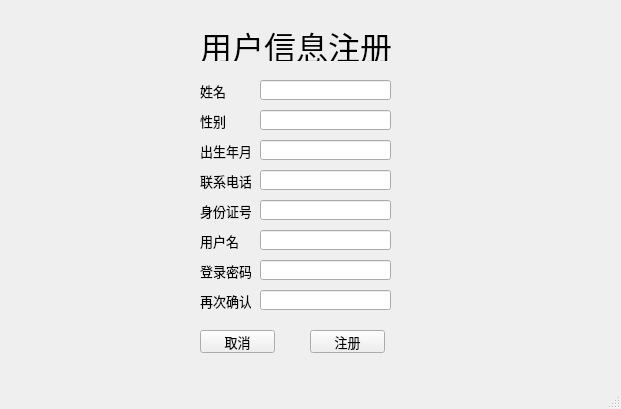
<?xml version="1.0" encoding="UTF-8"?>
<ui version="4.0">
 <class>Register</class>
 <widget class="QMainWindow" name="Register">
  <property name="geometry">
   <rect>
    <x>0</x>
    <y>0</y>
    <width>621</width>
    <height>409</height>
   </rect>
  </property>
  <property name="windowTitle">
   <string>MainWindow</string>
  </property>
  <widget class="QWidget" name="centralwidget">
   <widget class="QLineEdit" name="lineEdit_identity">
    <property name="geometry">
     <rect>
      <x>260</x>
      <y>200</y>
      <width>131</width>
      <height>20</height>
     </rect>
    </property>
    <property name="text">
     <string/>
    </property>
   </widget>
   <widget class="QLineEdit" name="lineEdit_birth">
    <property name="geometry">
     <rect>
      <x>260</x>
      <y>140</y>
      <width>131</width>
      <height>20</height>
     </rect>
    </property>
    <property name="text">
     <string/>
    </property>
   </widget>
   <widget class="QLabel" name="label_12">
    <property name="geometry">
     <rect>
      <x>200</x>
      <y>80</y>
      <width>31</width>
      <height>21</height>
     </rect>
    </property>
    <property name="font">
     <font>
      <pointsize>10</pointsize>
     </font>
    </property>
    <property name="text">
     <string>姓名</string>
    </property>
   </widget>
   <widget class="QLabel" name="label_16">
    <property name="geometry">
     <rect>
      <x>200</x>
      <y>200</y>
      <width>51</width>
      <height>21</height>
     </rect>
    </property>
    <property name="font">
     <font>
      <pointsize>10</pointsize>
     </font>
    </property>
    <property name="text">
     <string>身份证号</string>
    </property>
   </widget>
   <widget class="QLineEdit" name="lineEdit_sex">
    <property name="geometry">
     <rect>
      <x>260</x>
      <y>110</y>
      <width>131</width>
      <height>20</height>
     </rect>
    </property>
    <property name="text">
     <string/>
    </property>
   </widget>
   <widget class="QLabel" name="label_17">
    <property name="geometry">
     <rect>
      <x>200</x>
      <y>170</y>
      <width>51</width>
      <height>21</height>
     </rect>
    </property>
    <property name="font">
     <font>
      <pointsize>10</pointsize>
     </font>
    </property>
    <property name="text">
     <string>联系电话</string>
    </property>
   </widget>
   <widget class="QLineEdit" name="lineEdit_password">
    <property name="geometry">
     <rect>
      <x>260</x>
      <y>260</y>
      <width>131</width>
      <height>20</height>
     </rect>
    </property>
    <property name="text">
     <string/>
    </property>
   </widget>
   <widget class="QLineEdit" name="lineEdit_name">
    <property name="geometry">
     <rect>
      <x>260</x>
      <y>80</y>
      <width>131</width>
      <height>20</height>
     </rect>
    </property>
    <property name="text">
     <string/>
    </property>
   </widget>
   <widget class="QLabel" name="label_14">
    <property name="geometry">
     <rect>
      <x>200</x>
      <y>290</y>
      <width>51</width>
      <height>21</height>
     </rect>
    </property>
    <property name="font">
     <font>
      <pointsize>10</pointsize>
     </font>
    </property>
    <property name="text">
     <string>再次确认</string>
    </property>
   </widget>
   <widget class="QLabel" name="label_15">
    <property name="geometry">
     <rect>
      <x>200</x>
      <y>260</y>
      <width>51</width>
      <height>21</height>
     </rect>
    </property>
    <property name="font">
     <font>
      <pointsize>10</pointsize>
     </font>
    </property>
    <property name="text">
     <string>登录密码</string>
    </property>
   </widget>
   <widget class="QLineEdit" name="lineEdit_password1">
    <property name="geometry">
     <rect>
      <x>260</x>
      <y>290</y>
      <width>131</width>
      <height>20</height>
     </rect>
    </property>
    <property name="text">
     <string/>
    </property>
   </widget>
   <widget class="QLineEdit" name="lineEdit_phone">
    <property name="geometry">
     <rect>
      <x>260</x>
      <y>170</y>
      <width>131</width>
      <height>20</height>
     </rect>
    </property>
    <property name="text">
     <string/>
    </property>
   </widget>
   <widget class="QLabel" name="label_18">
    <property name="geometry">
     <rect>
      <x>200</x>
      <y>140</y>
      <width>51</width>
      <height>21</height>
     </rect>
    </property>
    <property name="font">
     <font>
      <pointsize>10</pointsize>
     </font>
    </property>
    <property name="text">
     <string>出生年月</string>
    </property>
   </widget>
   <widget class="QLabel" name="label_13">
    <property name="geometry">
     <rect>
      <x>200</x>
      <y>110</y>
      <width>31</width>
      <height>21</height>
     </rect>
    </property>
    <property name="font">
     <font>
      <pointsize>10</pointsize>
     </font>
    </property>
    <property name="text">
     <string>性别</string>
    </property>
   </widget>
   <widget class="QLabel" name="label">
    <property name="geometry">
     <rect>
      <x>200</x>
      <y>30</y>
      <width>191</width>
      <height>31</height>
     </rect>
    </property>
    <property name="font">
     <font>
      <pointsize>24</pointsize>
     </font>
    </property>
    <property name="text">
     <string>用户信息注册</string>
    </property>
   </widget>
   <widget class="QLineEdit" name="lineEdit_username">
    <property name="geometry">
     <rect>
      <x>260</x>
      <y>230</y>
      <width>131</width>
      <height>20</height>
     </rect>
    </property>
    <property name="text">
     <string/>
    </property>
   </widget>
   <widget class="QLabel" name="label_19">
    <property name="geometry">
     <rect>
      <x>200</x>
      <y>230</y>
      <width>51</width>
      <height>21</height>
     </rect>
    </property>
    <property name="font">
     <font>
      <pointsize>10</pointsize>
     </font>
    </property>
    <property name="text">
     <string>用户名</string>
    </property>
   </widget>
   <widget class="QPushButton" name="register_2">
    <property name="geometry">
     <rect>
      <x>310</x>
      <y>330</y>
      <width>75</width>
      <height>23</height>
     </rect>
    </property>
    <property name="font">
     <font>
      <pointsize>10</pointsize>
     </font>
    </property>
    <property name="text">
     <string>注册</string>
    </property>
    <property name="checkable">
     <bool>true</bool>
    </property>
   </widget>
   <widget class="QPushButton" name="cancel">
    <property name="geometry">
     <rect>
      <x>200</x>
      <y>330</y>
      <width>75</width>
      <height>23</height>
     </rect>
    </property>
    <property name="font">
     <font>
      <pointsize>10</pointsize>
     </font>
    </property>
    <property name="text">
     <string>取消</string>
    </property>
   </widget>
  </widget>
  <widget class="QMenuBar" name="menubar">
   <property name="geometry">
    <rect>
     <x>0</x>
     <y>0</y>
     <width>621</width>
     <height>22</height>
    </rect>
   </property>
  </widget>
  <widget class="QStatusBar" name="statusbar"/>
 </widget>
 <resources/>
 <connections/>
</ui>
